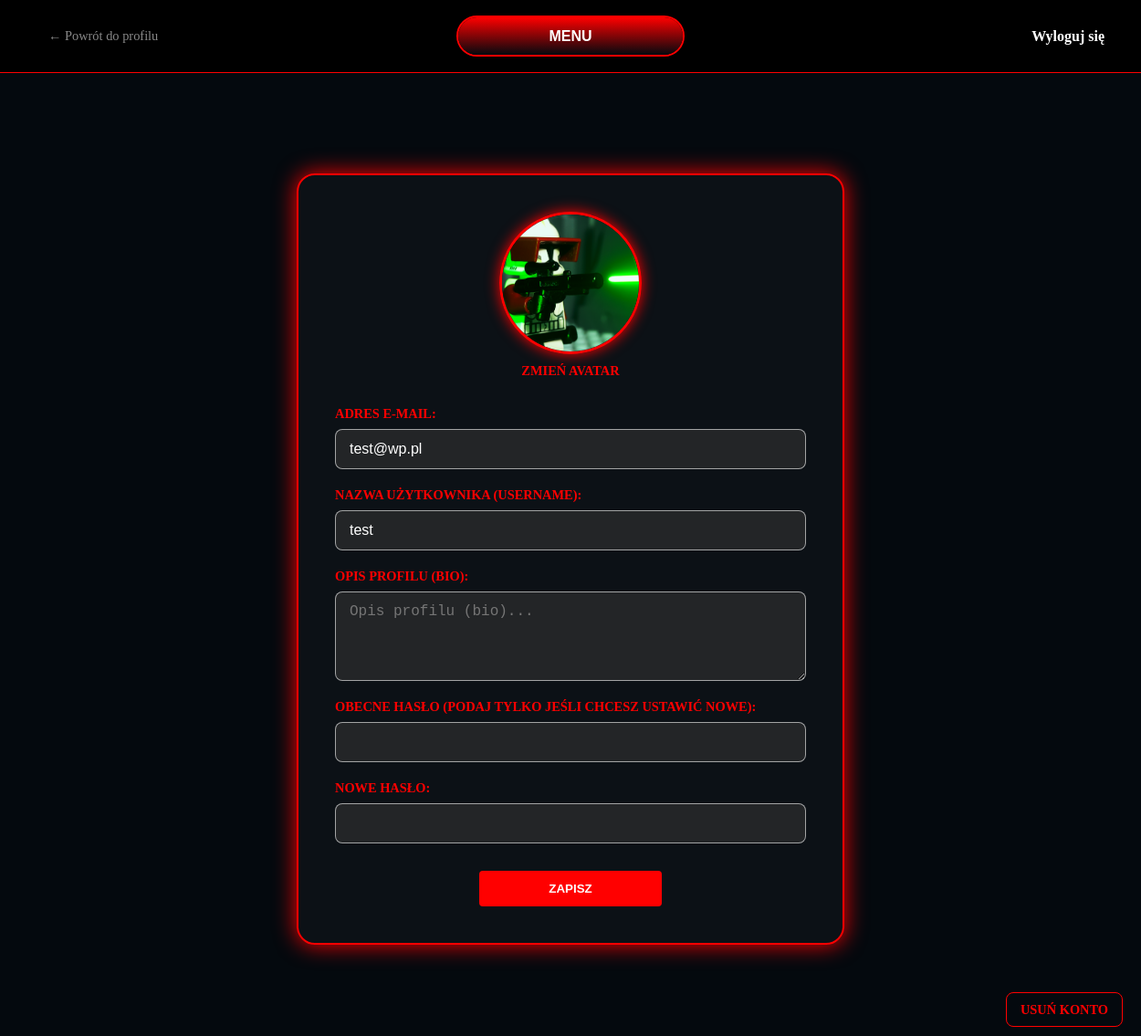
Page /serwerPHP/strony-php/edit_profile.php (signed in) on the committed database.
### tables this page shows
CREATE TABLE `users` (
  `id` int NOT NULL AUTO_INCREMENT,
  `username` varchar(255) NOT NULL,
  `email` varchar(255) NOT NULL,
  `password` varchar(255) NOT NULL,
  `bio` text,
  `avatar` varchar(255) DEFAULT '../avatars/defoult_avatar/defoult_avatar.png',
  `created_at` timestamp NULL DEFAULT CURRENT_TIMESTAMP,
  PRIMARY KEY (`id`),
  UNIQUE KEY `email` (`email`)
);

### serwerPHP/skrypty-php/database.php (called while the page is built, shortened)
<?php
class Database {
    private string $servername = 'db_mysql';
    private string $dbName = 'paikw_database';
    private string $username = 'root';
    private string $password = 'root';
    private PDO $conn;
    private function connect() {
        try {
            $dsn = "mysql:host={$this->servername};dbname={$this->dbName};charset=utf8mb4";
            $options = [
                PDO::MYSQL_ATTR_INIT_COMMAND => "SET NAMES utf8mb4",
                PDO::ATTR_ERRMODE => PDO::ERRMODE_EXCEPTION,
                PDO::ATTR_DEFAULT_FETCH_MODE => PDO::FETCH_ASSOC
            ];
            $this->conn = new PDO($dsn, $this->username, $this->password, $options);
        } catch (PDOException $e) {
            exit('Database connection failed! ' . $e->getMessage());
        }
    }
    public function getUserById($id) {
        $stmt = $this->conn->prepare("SELECT * FROM users WHERE id = ?");
        $stmt->execute([$id]);
        return $stmt->fetch(PDO::FETCH_ASSOC);
    }
}

### serwerPHP/strony-php/edit_profile.php (the view, shortened to what this page needs)
<?php
require_once '../skrypty-php/database.php';
$db = new Database();
$userId = $_SESSION['user_id'];
$user = $db->getUserById($userId);
$old_data = $_SESSION['form_data_edit'] ?? [];
?>
<!DOCTYPE html>
<html lang="pl">
<head>
    <link rel="stylesheet" href="../inne/main_style.css">
    <link rel="stylesheet" href="../inne/edit_profile.css">
</head>
<body>
    <nav class="navbar">
        <div class="nav-left">
            <a href="profile.php?id=<?= $userId ?>" class="back-link-nav">← Powrót do profilu</a>
        </div>
        <div class="nav-center">
            <a href="main.php"><button type="button" class="epicbtn">MENU</button></a>
        </div>
        <div class="nav-content">
            <a href="../skrypty-php/logout.php" class="logout-link">Wyloguj się</a>
        </div>
    </nav>
    <div class="message-container">
    </div>
    <div class="edit-page-wrapper">
        <div class="edit-profile-card">
            <form action="../skrypty-php/update_profile.php" method="POST" enctype="multipart/form-data">
                <div class="avatar-edit-section">
                    <div class="avatar-frame">
                        <img src="<?= htmlspecialchars($user['avatar'] ?? '../inne/domyslny_avatar.png') ?>" alt="Avatar" id="avatar-preview">
                    </div>
                    <label for="avatar_upload" class="edit-avatar-label">Zmień avatar</label>
                </div>
                <div class="form-inputs-section">
                    <div class="input_box_edit">
                        <label>Adres E-mail:</label> <input type="email" name="email" value="<?= htmlspecialchars($old_data['email'] ?? $user['email']) ?>" required>
                    </div>
                    <div class="input_box_edit">
                        <label>Nazwa użytkownika (username):</label> <input type="text" name="username" value="<?= htmlspecialchars($old_data['username'] ?? $user['username']) ?>" required>
                    </div>
                    <div class="input_box_edit textarea_edit">
                        <label>Opis profilu (bio):</label> <textarea name="bio" rows="4" placeholder="Opis profilu (bio)..."><?= htmlspecialchars(($old_data['bio'] ?? $user['bio']) ?? '') ?></textarea>
                    </div>
                    <div class="input_box_edit">
                        <label>Obecne hasło (podaj tylko jeśli chcesz ustawić nowe):</label>
                        <input type="password" name="current_password">
                    </div>
                    <div class="input_box_edit">
                        <label>NOWE hasło:</label>
                        <input type="password" name="new_password">
                    </div>
                </div>
                <div class="form-submit-section">
                    <button type="submit" class="simple-submit-btn">Zapisz</button>
                </div>
            </form>
        </div>
        <div class="delete-account-container">
            <a href="../strony-php/delete_account_confirm.php" class="delete-account-link">Usuń konto</a>
        </div>
    </div>
</body>
</html>

### serwerPHP/inne/main_style.css (style rules this page uses)
body { margin: 0; padding: 0; display: block; min-height: 100vh; background: var(--BACKGROUND); color: var(--LETTERS); overflow-x: hidden; }
.navbar { width: 100%; height: 80px; box-sizing: border-box; display: flex; align-items: center; justify-content: space-between; padding: 0 40px; background: var(--navibar); border-bottom: 1px solid var(--MAIN); margin-bottom: 50px; }
.nav-left, .nav-center, .nav-content { flex: 1; display: flex; align-items: center; }
.nav-left { justify-content: flex-start; }
.nav-center { justify-content: center; }
.nav-content { justify-content: flex-end; }
.back-link-nav { color: #888; text-decoration: none; font-size: 0.9rem; font-weight: 500; transition: all 0.3s ease; padding: 8px 12px; border-radius: 5px; border: 1px solid transparent; white-space: nowrap; }
.logout-link { color: var(--LETTERS); text-decoration: none; font-weight: 600; transition: 0.3s; }
.epicbtn { position: relative; width: 250px; height: 45px; background: transparent; border: 2px solid var(--MAIN); outline: none; border-radius: 40px; cursor: pointer; font-size: 16px; color: var(--LETTERS); font-weight: 600; z-index: 1; overflow: hidden; }
.epicbtn::before { content: ''; position: absolute; top: -100%; left: 0; width: 100%; height: 300%; background: linear-gradient(var(--BACKGROUND), var(--MAIN), var(--BACKGROUND), var(--MAIN)); z-index: -1; transition: .5s; }

### serwerPHP/inne/edit_profile.css (style rules this page uses)
body { background-color: var(--BACKGROUND); display: flex; flex-direction: column; min-height: 100vh; color: var(--LETTERS); }
.navbar { width: 100%; background-color: var(--navibar); }
.message-container { text-align: center; padding: 20px; width: 100%; margin-top: 0px; z-index: 100; }
.edit-page-wrapper { flex: 1; display: flex; justify-content: center; align-items: center; position: relative; padding: 20px; padding-bottom: 100px; }
.edit-profile-card { width: 600px; max-width: 90%; background: var(--arekomnarza); border: 2px solid var(--MAIN); border-radius: 20px; padding: 40px; box-shadow: 0 0 25px var(--MAIN); box-sizing: border-box; }
.avatar-edit-section { display: flex; flex-direction: column; align-items: center; margin-bottom: 30px; }
.avatar-frame { width: 150px; height: 150px; border-radius: 50%; border: 3px solid var(--MAIN); overflow: hidden; box-shadow: 0 0 15px var(--MAIN); margin-bottom: 10px; }
.avatar-frame img { width: 100%; height: 100%; object-fit: cover; display: block; }
.edit-avatar-label { background: transparent; color: var(--MAIN); font-size: 0.9rem; cursor: pointer; text-transform: uppercase; font-weight: bold; transition: 0.3s ease; }
.form-inputs-section { display: flex; flex-direction: column; gap: 20px; }
.input_box_edit { display: flex; flex-direction: column; width: 100%; }
.input_box_edit label { display: block; margin-bottom: 8px; color: var(--MAIN); font-size: 0.9rem; text-transform: uppercase; font-weight: bold; text-align: left; }
.input_box_edit input, .input_box_edit textarea { width: 100%; padding: 12px 15px; background: var(--backgroundArea); border: 1px solid var(--obwodArea); border-radius: 8px; color: var(--LETTERS); font-size: 1rem; outline: none; transition: all 0.3s ease; box-sizing: border-box; }
.form-submit-section { text-align: center; margin-top: 30px; }
.simple-submit-btn { background-color: var(--MAIN); color: var(--LETTERS); border: none; border-radius: 4px; padding: 12px; font-weight: bold; text-transform: uppercase; cursor: pointer; transition: background-color 0.3s ease, transform 0.1s; width: 100%; max-width: 200px; }
.delete-account-container { position: absolute; bottom: 20px; right: 20px; }
.delete-account-link { background-color: transparent; color: var(--dislike); text-decoration: none; font-weight: bold; text-transform: uppercase; font-size: 0.9rem; padding: 10px 15px; border: 1px solid var(--dislike); border-radius: 8px; transition: all 0.3s ease; }

### serwerPHP/inne/colors.css (style rules this page uses)
:root { --BACKGROUND: #04090e; --MAIN: #ff0000; --LETTERS: #fff; --underline-color: #ffffff; --icon_Color: #fff; --navibar:#000000; --literyerror: #ff0000; --tloerror: rgba(255, 0, 0, 0.1); --literysucces: #09ff00; --tlosuccess: rgba(7, 201, 36, 0.18); --backgroundArea: #34343494; --obwodArea: #ffffff94; --borderBotomCol:#8c03038c; --like: #00ff33; --dislike: #ff0000; --arekomnarza: rgba(255, 255, 255, 0.03); --lightarekomnarza: rgba(255, 255, 255, 0.1); --autorname: #ff0000; --tlox:#444444; --kolorx:#000000; --aktywnetlox: #ff4444; --aktywnykolorx: #ffffff; }

### rows in the picture
users: avatar (picture), email "test@wp.pl", username "test"
